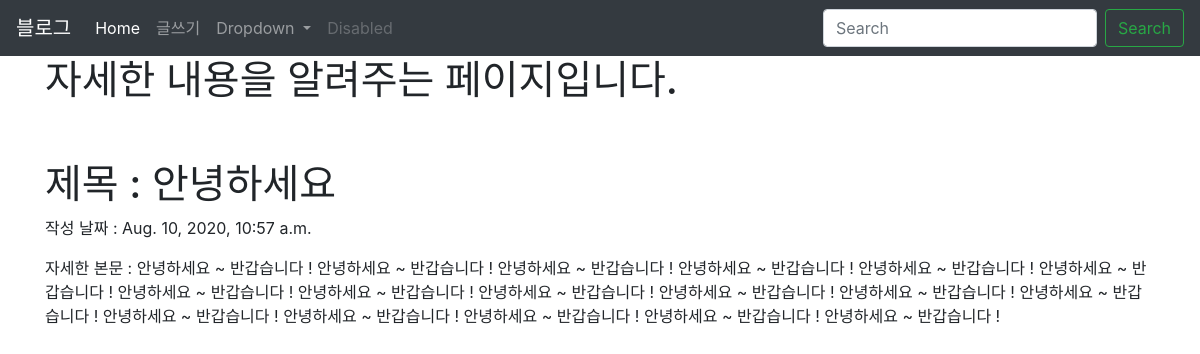
Page /blog/2 on the committed database.
### blogapp/models.py (models this page shows, shortened)
class Blog(models.Model):
    title = models.CharField(max_length=200)
    date = models.DateTimeField('date published')
    body = models.TextField()

### blogapp/views.py (the view)
# urls.py: path('blog/<int:blog_id>',blogapp.views.detail, name="detail"),
def detail(request, blog_id):
    details = get_object_or_404(Blog, pk = blog_id)
    return render(request, 'detail.html', {'details':details})

### blogapp/templates/detail.html
{% extends 'base.html' %}
{% block contents %}
<body>
<div class="container">
    <h1>자세한 내용을 알려주는 페이지입니다.</h1>
    <br><br>
    <h1>제목 : {{details.title}}</h1>
    <p>작성 날짜 : {{details.date}}</p>
    <p>자세한 본문 : {{details.body}}</p>
</div>
</body>
{% endblock %}

### rows in the picture
Blog: title "안녕하세요", date "Aug. 10, 2020, 10:57 a.m.", body "안녕하세요 ~ 반갑습니다 ! 안녕하세요 ~ 반갑습니다 ! 안녕하세요 ~ 반갑습니다 ! 안녕하세요 ~ 반갑습니다 ! 안녕하세요 ~ 반갑습니다 ! 안녕하세요 ~ 반갑습니다 ! 안녕하세요 ~ 반갑습니다 ! 안녕하세요 ~ 반갑습니다 ! 안녕하세요 ~ 반갑습니다 ! 안녕하세요 ~ 반갑습니다 ! 안녕하세요 ~ 반갑습니다 ! 안녕하세요 ~ 반갑습니다 ! 안녕하세요 ~ 반갑습니다 ! 안녕하세요 ~ 반갑습니다 ! 안녕하세요 ~ 반갑습니다 ! 안녕하세요 ~ 반갑습니다 ! 안녕하세요 ~ 반갑습니다 !"
